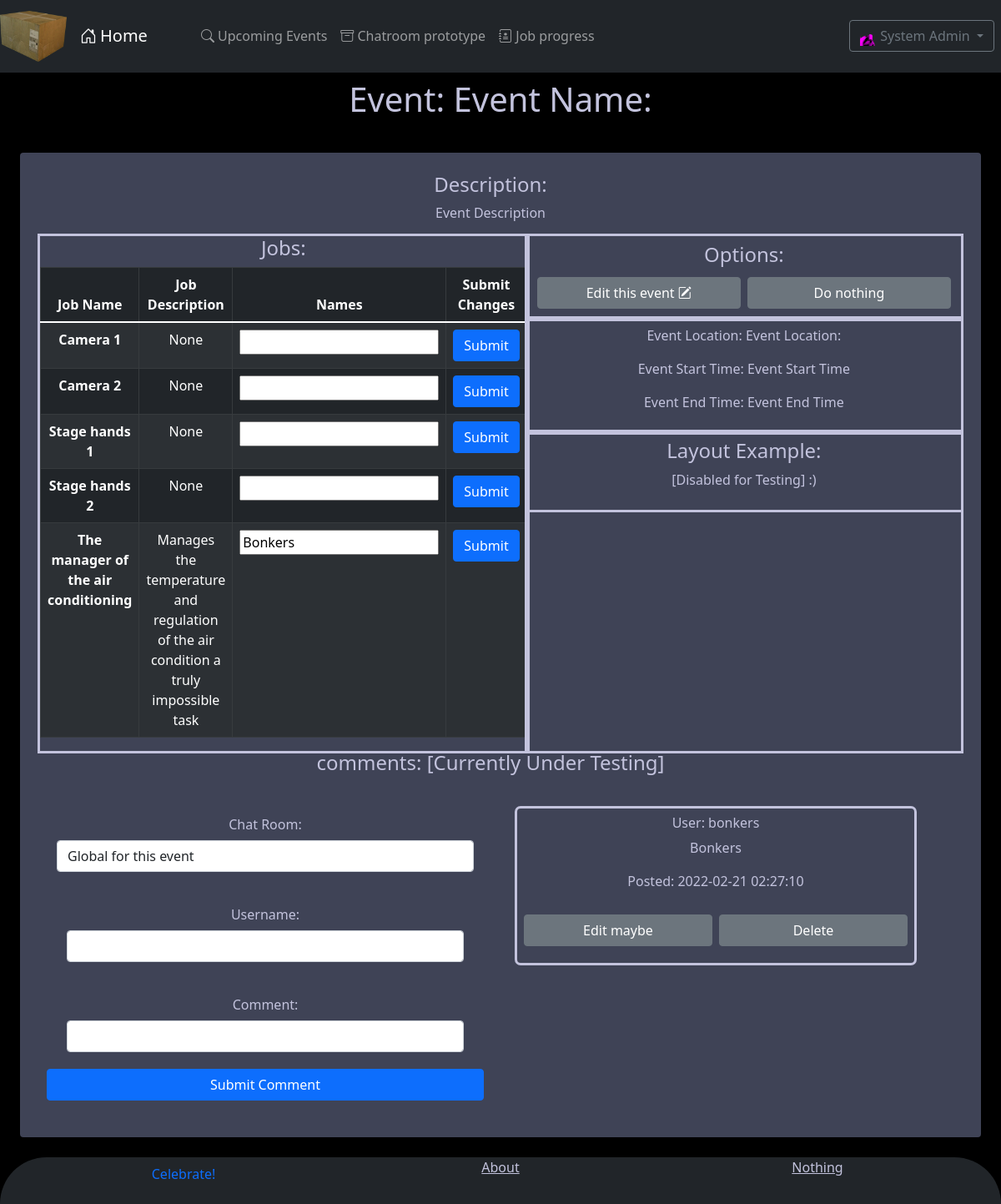
/event?id=12 (signed in), run on the app's committed database.
### tables this page shows
CREATE TABLE events (event_id INTEGER PRIMARY KEY AUTOINCREMENT UNIQUE NOT NULL, event_name TEXT NOT NULL, event_description TEXT, event_location TEXT NOT NULL, event_starttime TEXT, event_endtime TEXT, event_layout TEXT);

CREATE TABLE events_jobs (event_id INTEGER NOT NULL REFERENCES events (event_id), job_id INTEGER NOT NULL REFERENCES jobs (job_id), names TEXT DEFAULT (''), PRIMARY KEY (event_id, job_id));

CREATE TABLE jobs (job_id INTEGER PRIMARY KEY AUTOINCREMENT UNIQUE NOT NULL, job_name TEXT NOT NULL, job_description);

CREATE TABLE comments (comment_id INTEGER PRIMARY KEY AUTOINCREMENT NOT NULL, room TEXT NOT NULL, username TEXT NOT NULL, comment TEXT NOT NULL, posted DATETIME NOT NULL DEFAULT (CURRENT_TIMESTAMP));

### app.py (the view, shortened to what this page needs)
@app.route('/event', methods=['GET','POST'])
def event():
    form = CreateComment()
    if session.get('username'):
        if request.args.get('id'):
            event_id = request.args.get('id')
            sql_event = """
                SELECT *
                FROM events
                WHERE event_id = ?;"""
            cur.execute(sql_event, (event_id,))
            result_event = cur.fetchall()
            if len(result_event) > 0:
                results_jobs = getEventJobs(event_id)
                results_comments = getComments('event_' + event_id)
                return render_template('event.html', title=str(result_event[0][1]), form=form, result_event=result_event, results_jobs=results_jobs, results_comments=results_comments)
            else:
                flash("An event with that id does not exist!")
                return redirect(url_for('event'))
        else:
            flash("You have to have a event_id to be able to accsess that page!")
            return redirect(url_for('event'))
    else:
        flash("You have to be logged in to do that!")
        return redirect(url_for('index'))

### app.py
class CreateComment(FlaskForm):
    room = StringField('Room Name:', validators=[DataRequired()])
    username = StringField('Username:', validators=[DataRequired()])
    comment = StringField('Comment:', validators=[DataRequired()])
    submit = SubmitField('Submit Comment')

### app.py (called while the page is built)
def getComments(room):
    sql_comments = """
        SELECT *
        FROM comments
        WHERE room = ?
        ORDER BY posted DESC;"""
    cur.execute(sql_comments, (room,))
    results_comments = cur.fetchall()
    return results_comments

def getEventJobs(event_id):
    sql_event_jobs = """
        SELECT j.job_name, j.job_description, ej.names, ej.job_id
        FROM jobs j, events_jobs ej
        WHERE ej.event_id = ?
        AND ej.job_id = j.job_id
        ORDER BY job_name ASC;"""
    cur.execute(sql_event_jobs, (event_id,))
    results_event_jobs = cur.fetchall()
    return results_event_jobs

### templates/event.html (shortened to what this page needs)
{% extends 'layout.html' %}
{% block mainContent %}
    <div id="Main Content" class="container-100">
        <div class="position-relative text-center p-2 rounded" style="">
            <h1>Event: {{ result_event[0][1] }}</h1>
        </div>
        <div class="row text-center p-4 m-4 rounded" style="background-color: #3F4356">
            <div class="row">
                <h4>Description: </h4>
                <br>
                <p>{{ result_event[0][2] }}</p>
            </div>
            <div class="col outLine">
                <div class="row outLine table-responsive">
                    <h4>Jobs:</h4>
                    <table class="table table-bordered table-dark table-hover table-striped">
                        <thead>
                            <tr>
                                <th scope="col">Job Name</th>
                                <th scope="col">Job Description</th>
                                <th scope="col">Names</th>
                                <th scope="col">Submit Changes</th>
                            </tr>
                        </thead>
                        <tbody>
                            {% for job in results_jobs %}
                                <form method="POST">
                                    <tr>
                                        <th scope="row">{{ job[0] }}</th>
                                        <td>{{ job[1] }}</td>
                                        <td><input name="name_input[{{ job[3] }}]" value="{{ job[2] }}"><input type="hidden" name="job_id" value="{{ job[3] }}"/></td>
                                        <td><button type="submit" class="btn btn-primary">Submit</button></td>
                                    </tr>
                                </form>
                            {% endfor %}
                        </tbody>
                    </table>
                </div>
            </div>
            <div class="col outLine">
                {% if session['acsess'] == 'staff' %}
                    <div class="row p-2 outLine nothing-animation">
                        <h4>Options:</h4>
                        <a class="col btn btn-secondary m-1" href="editevent?id={{ result_event[0][0] }}">Edit this event <i class="bi bi-pencil-square"></i></a>
                        <a class="col btn btn-secondary m-1 anime-object" href="#" onclick="nothing.play();">Do nothing</a>
                    </div>
                {% endif %}
                <div class="row p-2 outLine">
                    <p>Event Location: {{ result_event[0][3] }}</p>
                    <p>Event Start Time: {{ result_event[0][4] }}</p>
                    <p>Event End Time: {{ result_event[0][5] }}</p>
                </div>
                <div class="row p-2 outLine">
                    <h4>Layout Example:</h4>
                    <p>[Disabled for Testing] :)</p>
                </div>
            </div>
            <div class="row">
                <h4>comments: [Currently Under Testing]</h4>
                <br>
                <div class="col p-3">
                    <form method="POST" enctype=multipart/form-data>
                        <div class="form-group row p-3">
                            <p class="col-form-label">Chat Room:</p>
                            <select class="form-control" name="room">
                                <option value="event_{{ result_event[0][0] }}">Global for this event</option>
                            </select>
                        </div>
                        <div class="form-group row p-3">
                            <p class="col-form-label">Username:</p>
                            <div class="">{{ form.username (size=25, class="form-control") }}
                            </div>
                        </div>
                        <div class="form-group row p-3">
                            <p class="col-form-label">Comment:</p>
                            <div class="">{{ form.comment (size=25, class="form-control") }}
                            </div>
                        </div>
                        <div class="form-group row p-1">
                            {{ form.submit (class="btn btn-primary") }}
                        </div>
                    </form>
                </div>
                <div class="col p-3">
                    {% for comment in results_comments %}
                        <div class="outLine rounded p-2 m-3">
                            <h6>User: {{ comment[2] }}</h6>
                            <p>{{ comment[3] }}</p>
                            <p>Posted: {{ comment[4] }}</p>
                            <div class="row p-2">
                                <button class="col btn btn-secondary m-1">Edit maybe</button>
                                <button class="col btn btn-secondary m-1">Delete</button>
                            </div>
                        </div>
                    {% endfor %}
                </div>
            </div>
        </div>
    </div>
{% endblock %}

### static/css/main.css (style rules this page uses)
body { background-color: #000000; color: #C3C3DD; overflow-x: hidden !important; }
a { color: #C3C3DD; text-underline: #2196f3; }
.container-100 { width: 100%; height: 100%; position: relative; overflow-x: hidden !important; }
.outLine { outline: solid; }

### data on the page
events: event_name "Event Name:", event_description "Event Description", event_location "Event Location:", event_starttime "Event Start Time", event_endtime "Event End Time"
events_jobs: job_name "Camera 1", job "None"
events_jobs: job_name "Camera 2", job "None"
events_jobs: job_name "Stage hands 1", job "None"
events_jobs: job_name "Stage hands 2", job "None"
events_jobs: job_name "The manager of the air conditioning", job_description "Manages the temperature and regulation of the air condition a truly impossible task", names "Bonkers"
comments: username "bonkers", comment "Bonkers", posted "2022-02-21 02:27:10"

### other printed values
{{ session['firstname'] }} "System"
{{ session['surname'] }} "Admin"
